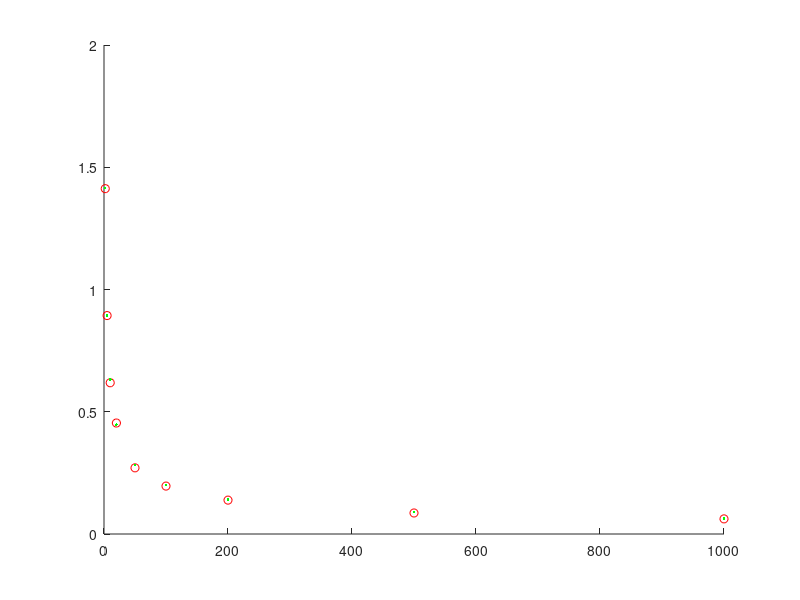

The MATLAB script that drew this image:
samplesizes = [2 5 10 20 50 100 200 500 1000];
standard_deviations = zeros(1,length(samplesizes));
SEM = zeros(1,length(samplesizes));
for i = 1:length(samplesizes)
    samplesize = samplesizes(i);
    temp_means = zeros(1,1000);
    for j = 1:1000
        sample = normrnd(10,2, [samplesize, 1]);
        temp_means(j) = mean(sample);
    end
    standard_deviations(i)=std(temp_means);
    SEM(i) = 2/sqrt(samplesize);
end
figure;
hold on;
h1 = plot(samplesizes, standard_deviations, 'ro');
h2 = plot(samplesizes, SEM, 'g.');
print('-dpng','test.png');